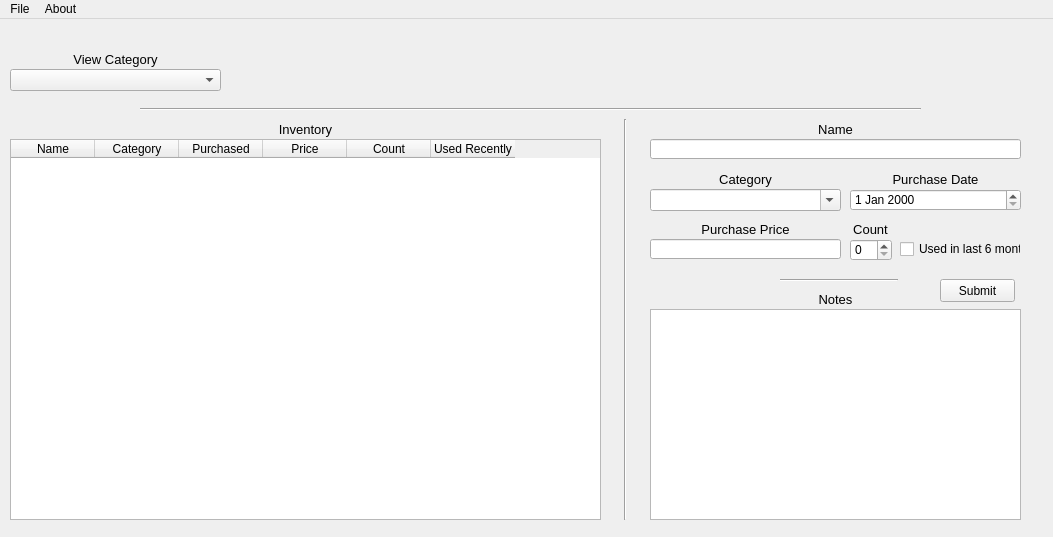
<?xml version="1.0" encoding="UTF-8"?>
<ui version="4.0">
 <class>MainWindow</class>
 <widget class="QMainWindow" name="MainWindow">
  <property name="geometry">
   <rect>
    <x>0</x>
    <y>0</y>
    <width>1053</width>
    <height>537</height>
   </rect>
  </property>
  <property name="windowTitle">
   <string>MainWindow</string>
  </property>
  <widget class="QWidget" name="centralwidget">
   <widget class="QComboBox" name="ViewCategoryComboBox">
    <property name="geometry">
     <rect>
      <x>10</x>
      <y>50</y>
      <width>211</width>
      <height>22</height>
     </rect>
    </property>
    <property name="currentText">
     <string>All</string>
    </property>
    <property name="maxVisibleItems">
     <number>29</number>
    </property>
    <property name="placeholderText">
     <string>All</string>
    </property>
   </widget>
   <widget class="QLabel" name="ViewCategoryLabel">
    <property name="geometry">
     <rect>
      <x>10</x>
      <y>30</y>
      <width>211</width>
      <height>20</height>
     </rect>
    </property>
    <property name="font">
     <font>
      <family>Arial</family>
      <pointsize>10</pointsize>
     </font>
    </property>
    <property name="text">
     <string>View Category</string>
    </property>
    <property name="alignment">
     <set>Qt::AlignCenter</set>
    </property>
   </widget>
   <widget class="Line" name="line">
    <property name="geometry">
     <rect>
      <x>140</x>
      <y>80</y>
      <width>781</width>
      <height>20</height>
     </rect>
    </property>
    <property name="orientation">
     <enum>Qt::Horizontal</enum>
    </property>
   </widget>
   <widget class="QLineEdit" name="ItemName">
    <property name="geometry">
     <rect>
      <x>650</x>
      <y>120</y>
      <width>371</width>
      <height>20</height>
     </rect>
    </property>
   </widget>
   <widget class="Line" name="line_2">
    <property name="geometry">
     <rect>
      <x>620</x>
      <y>100</y>
      <width>10</width>
      <height>401</height>
     </rect>
    </property>
    <property name="orientation">
     <enum>Qt::Vertical</enum>
    </property>
   </widget>
   <widget class="QLabel" name="ItemNameLabel">
    <property name="geometry">
     <rect>
      <x>650</x>
      <y>100</y>
      <width>371</width>
      <height>20</height>
     </rect>
    </property>
    <property name="font">
     <font>
      <family>Arial</family>
      <pointsize>10</pointsize>
     </font>
    </property>
    <property name="text">
     <string>Name</string>
    </property>
    <property name="alignment">
     <set>Qt::AlignCenter</set>
    </property>
   </widget>
   <widget class="QLabel" name="ItemCategoryLabel">
    <property name="geometry">
     <rect>
      <x>650</x>
      <y>150</y>
      <width>191</width>
      <height>20</height>
     </rect>
    </property>
    <property name="font">
     <font>
      <family>Arial</family>
      <pointsize>10</pointsize>
     </font>
    </property>
    <property name="text">
     <string>Category</string>
    </property>
    <property name="alignment">
     <set>Qt::AlignCenter</set>
    </property>
   </widget>
   <widget class="QDateEdit" name="ItemPurchaseDate">
    <property name="geometry">
     <rect>
      <x>850</x>
      <y>170</y>
      <width>171</width>
      <height>22</height>
     </rect>
    </property>
   </widget>
   <widget class="QLabel" name="ItemPurchaseDateLabel">
    <property name="geometry">
     <rect>
      <x>850</x>
      <y>150</y>
      <width>171</width>
      <height>20</height>
     </rect>
    </property>
    <property name="font">
     <font>
      <family>Arial</family>
      <pointsize>10</pointsize>
     </font>
    </property>
    <property name="text">
     <string>Purchase Date</string>
    </property>
    <property name="alignment">
     <set>Qt::AlignCenter</set>
    </property>
   </widget>
   <widget class="QTextEdit" name="ItemNotes">
    <property name="geometry">
     <rect>
      <x>650</x>
      <y>290</y>
      <width>371</width>
      <height>211</height>
     </rect>
    </property>
   </widget>
   <widget class="QLabel" name="ItemNotesLabel">
    <property name="geometry">
     <rect>
      <x>650</x>
      <y>270</y>
      <width>371</width>
      <height>20</height>
     </rect>
    </property>
    <property name="font">
     <font>
      <family>Arial</family>
      <pointsize>10</pointsize>
     </font>
    </property>
    <property name="text">
     <string>Notes</string>
    </property>
    <property name="alignment">
     <set>Qt::AlignCenter</set>
    </property>
   </widget>
   <widget class="QLabel" name="ItemPurchasePriceLabel">
    <property name="geometry">
     <rect>
      <x>650</x>
      <y>200</y>
      <width>191</width>
      <height>20</height>
     </rect>
    </property>
    <property name="font">
     <font>
      <family>Arial</family>
      <pointsize>10</pointsize>
     </font>
    </property>
    <property name="text">
     <string>Purchase Price</string>
    </property>
    <property name="alignment">
     <set>Qt::AlignCenter</set>
    </property>
   </widget>
   <widget class="QLineEdit" name="ItemPurchasePrice">
    <property name="geometry">
     <rect>
      <x>650</x>
      <y>220</y>
      <width>191</width>
      <height>20</height>
     </rect>
    </property>
   </widget>
   <widget class="QLabel" name="InventoryListLabel">
    <property name="geometry">
     <rect>
      <x>10</x>
      <y>100</y>
      <width>591</width>
      <height>20</height>
     </rect>
    </property>
    <property name="font">
     <font>
      <family>Arial</family>
      <pointsize>10</pointsize>
     </font>
    </property>
    <property name="text">
     <string>Inventory</string>
    </property>
    <property name="alignment">
     <set>Qt::AlignCenter</set>
    </property>
   </widget>
   <widget class="QComboBox" name="ItemCategory">
    <property name="geometry">
     <rect>
      <x>650</x>
      <y>170</y>
      <width>191</width>
      <height>22</height>
     </rect>
    </property>
    <property name="editable">
     <bool>true</bool>
    </property>
    <property name="currentText">
     <string/>
    </property>
    <property name="placeholderText">
     <string>All</string>
    </property>
   </widget>
   <widget class="QCheckBox" name="ItemUsedInLastSixMonths">
    <property name="geometry">
     <rect>
      <x>900</x>
      <y>220</y>
      <width>121</width>
      <height>20</height>
     </rect>
    </property>
    <property name="text">
     <string>Used in last 6 months</string>
    </property>
   </widget>
   <widget class="Line" name="line_3">
    <property name="geometry">
     <rect>
      <x>780</x>
      <y>260</y>
      <width>118</width>
      <height>3</height>
     </rect>
    </property>
    <property name="orientation">
     <enum>Qt::Horizontal</enum>
    </property>
   </widget>
   <widget class="QLabel" name="ItemCountLabel">
    <property name="geometry">
     <rect>
      <x>850</x>
      <y>200</y>
      <width>41</width>
      <height>20</height>
     </rect>
    </property>
    <property name="font">
     <font>
      <family>Arial</family>
      <pointsize>10</pointsize>
     </font>
    </property>
    <property name="text">
     <string>Count</string>
    </property>
    <property name="alignment">
     <set>Qt::AlignCenter</set>
    </property>
   </widget>
   <widget class="QSpinBox" name="ItemCount">
    <property name="geometry">
     <rect>
      <x>850</x>
      <y>220</y>
      <width>42</width>
      <height>22</height>
     </rect>
    </property>
   </widget>
   <widget class="QPushButton" name="dbSubmitButton">
    <property name="geometry">
     <rect>
      <x>940</x>
      <y>260</y>
      <width>75</width>
      <height>23</height>
     </rect>
    </property>
    <property name="text">
     <string>Submit</string>
    </property>
   </widget>
   <widget class="QTableWidget" name="inventoryList">
    <property name="geometry">
     <rect>
      <x>10</x>
      <y>120</y>
      <width>591</width>
      <height>381</height>
     </rect>
    </property>
    <property name="rowCount">
     <number>0</number>
    </property>
    <property name="columnCount">
     <number>6</number>
    </property>
    <attribute name="horizontalHeaderMinimumSectionSize">
     <number>39</number>
    </attribute>
    <attribute name="horizontalHeaderDefaultSectionSize">
     <number>84</number>
    </attribute>
    <column>
     <property name="text">
      <string>Name</string>
     </property>
    </column>
    <column>
     <property name="text">
      <string>Category</string>
     </property>
    </column>
    <column>
     <property name="text">
      <string>Purchased</string>
     </property>
    </column>
    <column>
     <property name="text">
      <string>Price</string>
     </property>
    </column>
    <column>
     <property name="text">
      <string>Count</string>
     </property>
    </column>
    <column>
     <property name="text">
      <string>Used Recently</string>
     </property>
    </column>
   </widget>
  </widget>
  <widget class="QMenuBar" name="menubar">
   <property name="geometry">
    <rect>
     <x>0</x>
     <y>0</y>
     <width>1053</width>
     <height>21</height>
    </rect>
   </property>
   <widget class="QMenu" name="menufile">
    <property name="title">
     <string>File</string>
    </property>
   </widget>
   <widget class="QMenu" name="menuAbout">
    <property name="title">
     <string>About</string>
    </property>
    <addaction name="actionQt5"/>
   </widget>
   <addaction name="menufile"/>
   <addaction name="menuAbout"/>
  </widget>
  <action name="actionNew_Item">
   <property name="text">
    <string>New Item</string>
   </property>
  </action>
  <action name="actionQt5">
   <property name="text">
    <string>Qt5</string>
   </property>
  </action>
 </widget>
 <resources/>
 <connections/>
</ui>
